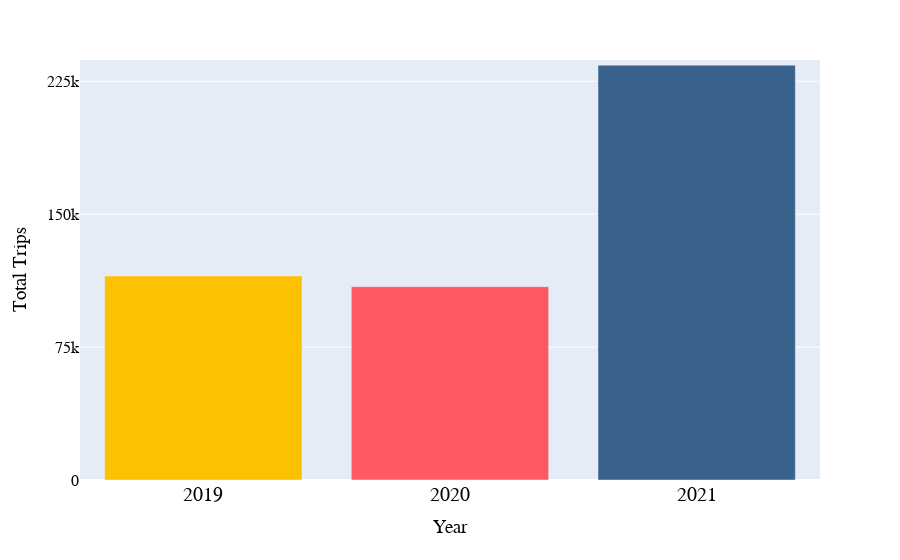

The code cell stored with this chart in its notebook:
### Markdown cell above
# Figure 1

### Code cell
clrs = ['black',
 'black',
 'black',
 'black',
 'black',
 'black',
 color_2019,
 color_2020,
 color_2021,
 color_2021]

fig1 = px.bar(
    trips, #dataframe
    x=[2013, 2014, 2015, 2016, 2017, 2018, 2019, 2020, 2021, 2022], #x
    y=trips.groupby('Year').size(),#y
    labels={"x": "Year", "y": "Total Trips"}, 
    color=clrs,
    color_discrete_map="identity",
    #title="ATX MetroBike Annual Ridership", #title
    orientation="v"  
)
fig1.update_layout(
    title=dict(x=0.5,y=0.87), #set title in the center
    xaxis_range=[2018.5,2021.5],
    yaxis_range=[0,237000],
    xaxis = dict(
        tickmode = 'array',
        tickvals = [2019, 2020, 2021, 2022],
    ),
    yaxis = dict(
        tickmode = 'array',
        tickvals = [0,75000,150000,225000],
    ),
    showlegend=False,
    title_font_family="Arial",
    title_font_color="black",
    title_font_size = 25,
    font=dict(
        family="Arial",
        size=16,
        color="Black"
    ), 
    #legend_title_font_color="green"
)
fig1.update_xaxes(tickfont_size=20)    
fig1

### Figure 1 — Plotly figure (JSON) as saved in the notebook; plotly's stock layout.template omitted (floating-point values rounded to 4 significant figures)
{"data": [{"alignmentgroup": "True", "hovertemplate": "Year=%{x}<br>Total Trips=%{y}<extra></extra>", "legendgroup": "", "marker": {"color": "black", "pattern": {"shape": ""}}, "name": "", "offsetgroup": "", "orientation": "v", "showlegend": false, "textposition": "auto", "type": "bar", "x": [2013, 2014, 2015, 2016, 2017, 2018, 2022], "xaxis": "x", "y": [1883, 176795, 198828, 205747, 205233, 394775, 311812], "yaxis": "y"}, {"alignmentgroup": "True", "hovertemplate": "Year=%{x}<br>Total Trips=%{y}<extra></extra>", "legendgroup": "", "marker": {"color": "#fcc201", "pattern": {"shape": ""}}, "name": "", "offsetgroup": "", "orientation": "v", "showlegend": false, "textposition": "auto", "type": "bar", "x": [2019], "xaxis": "x", "y": [115146], "yaxis": "y"}, {"alignmentgroup": "True", "hovertemplate": "Year=%{x}<br>Total Trips=%{y}<extra></extra>", "legendgroup": "", "marker": {"color": "#ff5964", "pattern": {"shape": ""}}, "name": "", "offsetgroup": "", "orientation": "v", "showlegend": false, "textposition": "auto", "type": "bar", "x": [2020], "xaxis": "x", "y": [109113], "yaxis": "y"}, {"alignmentgroup": "True", "hovertemplate": "Year=%{x}<br>Total Trips=%{y}<extra></extra>", "legendgroup": "", "marker": {"color": "#38618c", "pattern": {"shape": ""}}, "name": "", "offsetgroup": "", "orientation": "v", "showlegend": false, "textposition": "auto", "type": "bar", "x": [2021], "xaxis": "x", "y": [234091], "yaxis": "y"}], "layout": {"barmode": "relative", "font": {"color": "Black", "family": "Arial", "size": 16}, "legend": {"tracegroupgap": 0}, "margin": {"t": 60}, "showlegend": false, "title": {"font": {"color": "black", "family": "Arial", "size": 25}, "x": 0.5, "y": 0.87}, "xaxis": {"anchor": "y", "domain": [0, 1], "range": [2018.0, 2022.0], "tickfont": {"size": 20}, "tickmode": "array", "tickvals": [2019, 2020, 2021, 2022], "title": {"text": "Year"}}, "yaxis": {"anchor": "x", "domain": [0, 1], "range": [0, 237000], "tickmode": "array", "tickvals": [0, 75000, 150000, 225000], "title": {"text": "Total Trips"}}}}
